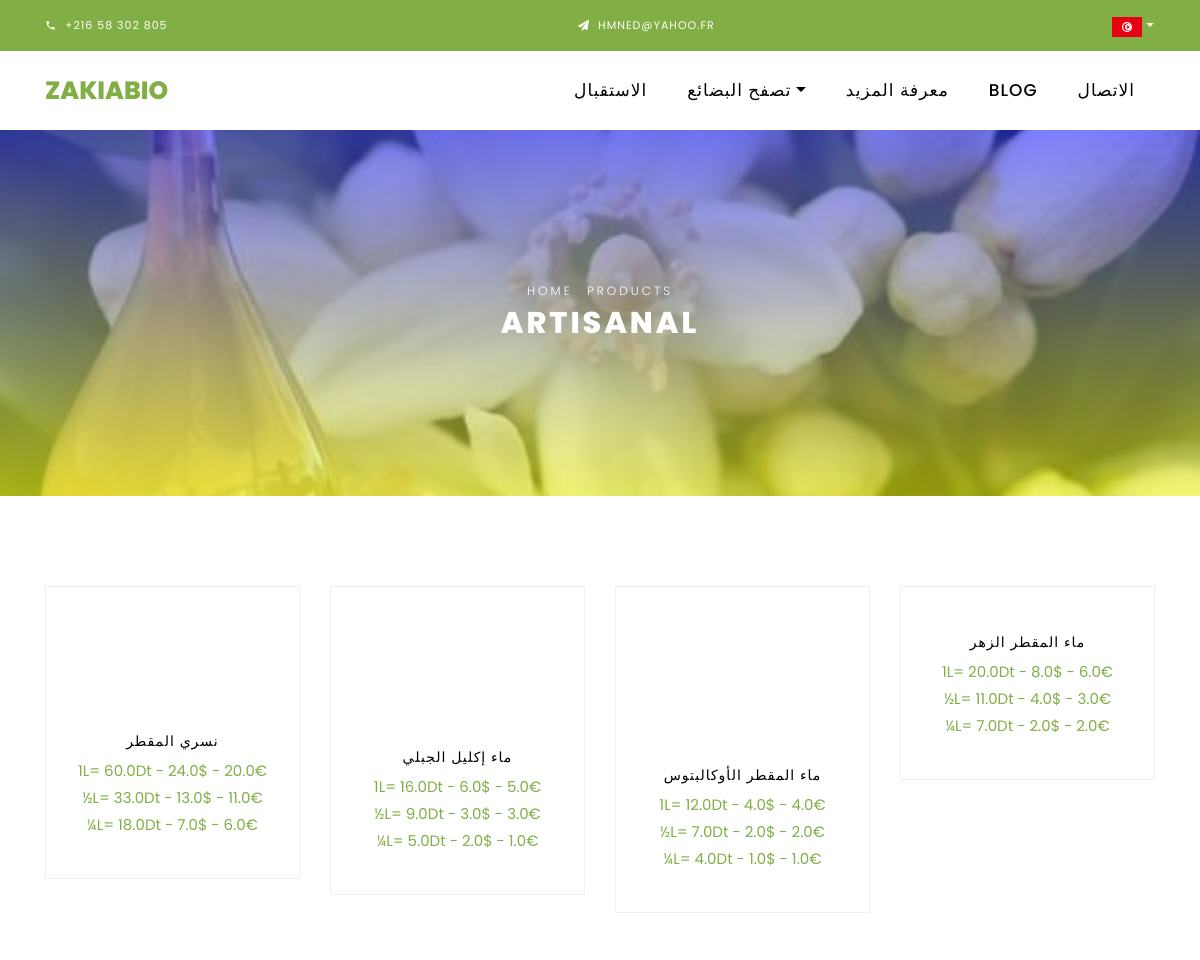
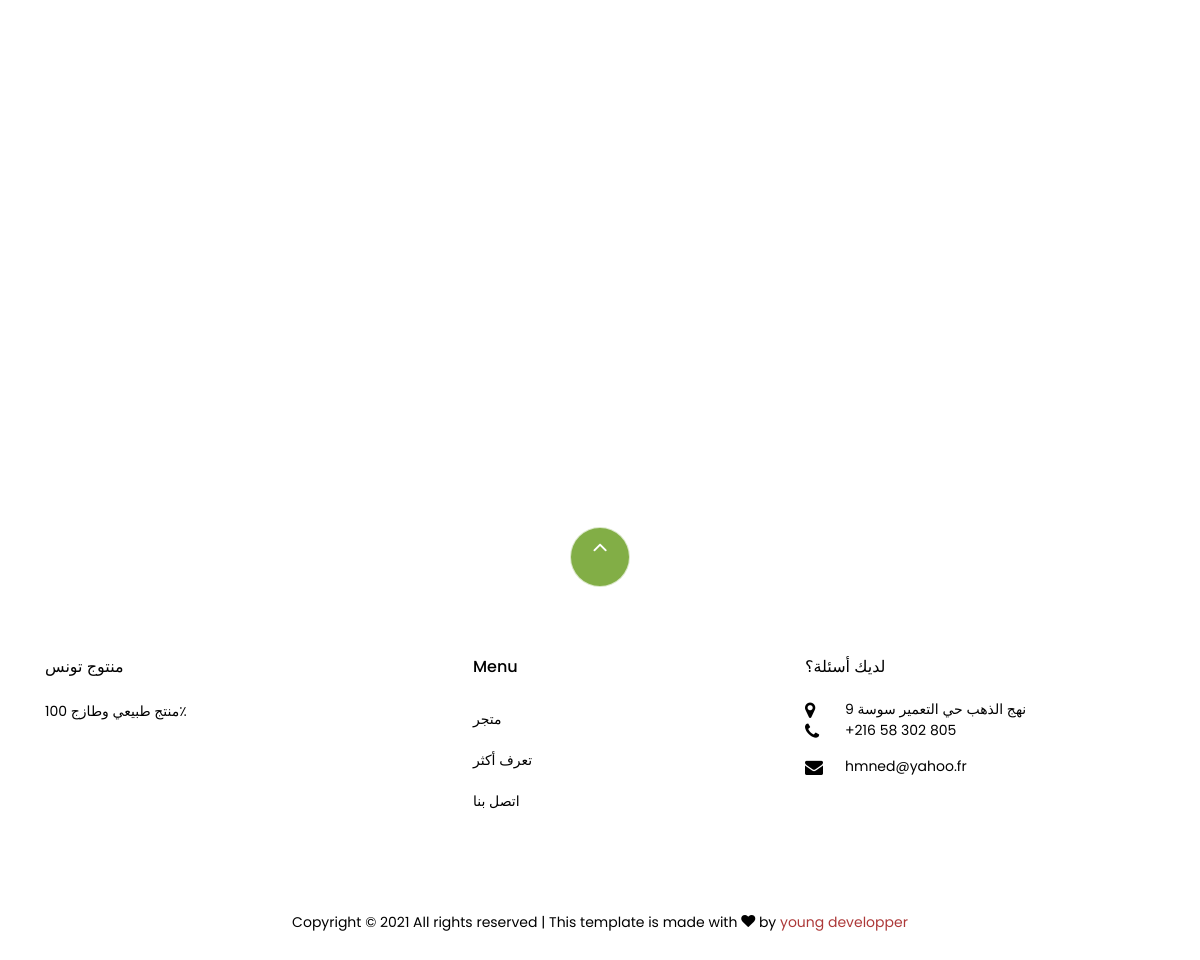
/ar/artisanal, run on the app's committed database (2 pictures, top to bottom).
### artisanalProd/models.py (models this page shows, shortened)
class ArtisanalProd(models.Model):
    ENtitle = models.CharField(max_length=200)
    FRtitle = models.CharField(max_length=200)
    ARtitle = models.CharField(max_length=200)
    image = models.ImageField(upload_to='pics')
    ENdescription = models.TextField(max_length=2000)
    FRdescription = models.TextField(max_length=2000)
    ARdescription = models.TextField(max_length=2000)
    pricedemikg = models.FloatField(max_length=1000)
    pricequartkg = models.FloatField(max_length=1000)
    price = models.FloatField(max_length=1000)
    slug = models.SlugField(unique=True)
    available = models.BooleanField(default=True)

### ar/views.py (the view)
# urls.py: path('artisanal', views.artisanal, name='artisanal'),
def artisanal(request):
    prods = ArtisanalProd.objects.all()
    return render(request, 'arab/artisanalar.html', context={"prods":prods})

### template/arab/artisanalar.html (shortened to what this page needs)
{% load static %}
{% load mathfilters %}
<!DOCTYPE html>
<html lang="en">
  <head>
    <link rel="stylesheet" href="{% static 'css/open-iconic-bootstrap.min.css' %}">
    <link rel="stylesheet" href="{% static 'css/animate.css' %}">
    <link rel="stylesheet" href="{% static 'css/owl.carousel.min.css' %}">
    <link rel="stylesheet" href="{% static 'css/owl.theme.default.min.css' %}">
    <link rel="stylesheet" href="{% static 'css/magnific-popup.css' %}">
    <link rel="stylesheet" href="{% static 'css/aos.css' %}">
    <link rel="stylesheet" href="{% static 'css/ionicons.min.css' %}">
    <link rel="stylesheet" href="{% static 'css/bootstrap-datepicker.css' %}">
    <link rel="stylesheet" href="{% static 'css/jquery.timepicker.css' %}">
    <link rel="stylesheet" href="{% static 'css/flaticon.css' %}">
    <link rel="stylesheet" href="{% static 'css/icomoon.css' %}">
    <link rel="stylesheet" href="{% static 'css/style.css' %}">
  </head>
  <body class="goto-here">
    <div class="py-1 bg-primary">
      <div class="container">
        <div class="row no-gutters d-flex align-items-start align-items-center px-md-0">
          <div class="col-lg-12 d-block">
            <div class="row d-flex">
              <div class="col-md pr-4 d-flex topper align-items-center">
                <div class="icon mr-2 d-flex justify-content-center align-items-center">
                  <span class="icon-phone2"></span>
                </div>
                <span class="text">+216 58 302 805</span>
              </div>
              <div class="col-md pr-4 d-flex topper align-items-center">
                <div class="icon mr-2 d-flex justify-content-center align-items-center">
                  <span class="icon-paper-plane"></span>
                </div>
                <span class="text">Hmned@yahoo.fr</span>
              </div>
              <div class="#">
                <a class="nav-link dropdown-toggle" href="#" id="dropdown04" data-toggle="dropdown" aria-haspopup="true"
                  aria-expanded="false" style="color: blanchedalmond;"><img src="{% static 'images/tn.svg' %}" alt=""
                    width="30px" length="30px" /></a>
              </div>
            </div>
          </div>
        </div>
      </div>
    </div>
    <nav class="navbar navbar-expand-lg navbar-dark ftco_navbar bg-dark ftco-navbar-light" id="ftco-navbar">
      <div class="container">
        <a class="navbar-brand" href="/">ZAKIABIO</a>
        <div class="collapse navbar-collapse" id="ftco-nav">
          <ul class="navbar-nav ml-auto">
            <li class="nav-item"><a href="/ar" class="nav-link">الاستقبال</a></li>
            <li class="nav-item dropdown">
              <a class="nav-link dropdown-toggle active" href="#" id="dropdown04" data-toggle="dropdown" aria-haspopup="true"
                aria-expanded="false">تصفح البضائع</a>
            </li>
            <li class="nav-item">
              <a href="/ar/about" class="nav-link">معرفة المزيد</a>
            </li>
            <li class="nav-item">
              <a href="/ar/blog" class="nav-link">Blog</a>
            </li>
            <li class="nav-item">
              <a href="/ar/contact" class="nav-link">الاتصال</a>
            </li>
          </ul>
        </div>
      </div>
    </nav>
    <div class="hero-wrap hero-bread" style="background-image:linear-gradient(rgba(0, 0, 255, 0.5), rgba(255, 255, 0, 0.5)), url({% static 'images/img44.jpg' %});">
      <div class="container">
        <div class="row no-gutters slider-text align-items-center justify-content-center">
          <div class="col-md-9 ftco-animate text-center">
          	<p class="breadcrumbs"><span class="mr-2"><a href="/">Home</a></span> <span>Products</span></p>
            <h1 class="mb-0 bread">Artisanal</h1>
          </div>
        </div>
      </div>
    </div>
    <section class="ftco-section">
    	<div class="container">
    		<div class="row">
          {% for a in prods %}
    			<div class="col-md-6 col-lg-3 ftco-animate">
    				<div class="product">
    					<a href="/ar/artisanal/{{ a.slug }}" target="_blank" class="img-prod"><img class="img-fluid" src="{{ a.image.url }}" alt="Colorlib Template">
    					</a>
    					<div class="text py-3 pb-4 px-3 text-center">
    						<h3><a href="#">{{ a.ARtitle }}</a></h3>
    						<div class="d-flex">
    							<div class="pricing">
                    <p class="price">1L= <span class="price-sale">{{ a.price}}Dt - {{ a.price|intdiv:2.5 }}$ - {{ a.price|intdiv:3 }}€</span>
                    <p class="price">½L= <span class="price-sale">{{ a.pricedemikg }}Dt - {{ a.pricedemikg|intdiv:2.5 }}$ - {{ a.pricedemikg|intdiv:3 }}€</p></span>
                    <p class="price">¼L= <span class="price-sale">{{ a.pricequartkg }}Dt - {{ a.pricequartkg|intdiv:2.5 }}$ - {{ a.pricequartkg|intdiv:3 }}€</p></span>
                      </p>
		    					</div>
	    					</div>
    					</div>
    				</div>
          </div>
          {% endfor %}
    		</div>
    	</div>
    </section>
    <footer class="ftco-footer ftco-section">
      <div class="container">
        <div class="row">
          <div class="mouse">
            <a href="#" class="mouse-icon">
              <div class="mouse-wheel">
                <span class="ion-ios-arrow-up"></span>
              </div>
            </a>
          </div>
        </div>
        <div class="row mb-5">
          <div class="col-md">
            <div class="ftco-footer-widget mb-4">
              <h2 class="ftco-heading-2">منتوج تونس</h2>
              <p>
                منتج طبيعي وطازج 100٪
              </p>
              <ul class="ftco-footer-social list-unstyled float-md-left float-lft mt-5">
              </ul>
            </div>
          </div>
          <div class="col-md">
            <div class="ftco-footer-widget mb-4 ml-md-5">
              <h2 class="ftco-heading-2">Menu</h2>
              <ul class="list-unstyled">
                <li><a href="shop" class="py-2 d-block">متجر</a></li>
                <li><a href="about" class="py-2 d-block">تعرف أكثر</a></li>
                <li><a href="contact" class="py-2 d-block">اتصل بنا</a></li>
              </ul>
            </div>
          </div>
          <div class="col-md">
            <div class="ftco-footer-widget mb-4">
              <h2 class="ftco-heading-2">لديك أسئلة؟</h2>
              <div class="block-23 mb-3">
                <ul>
                  <li>
                    <span class="icon icon-map-marker"></span><span class="text">9 نهج الذهب حي التعمير سوسة</span>
                  </li>
                  <li>
                    <a href="#"><span class="icon icon-phone"></span><span class="text">+216 58 302 805</span></a>
                  </li>
                  <li>
                    <a href="#"><span class="icon icon-envelope"></span><span
                        class="text">hmned@yahoo.fr</span></a>
                  </li>
                </ul>
              </div>
            </div>
          </div>
        </div>
        <div class="row">
          <div class="col-md-12 text-center">
            <p>
              Copyright &copy;
              All rights reserved | This template is made with
              <i class="icon-heart color-danger" aria-hidden="true"></i> by
              <a href="#" target="_blank">young developper</a>
            </p>
          </div>
        </div>
      </div>
    </footer>
  </body>
</html>

### static/css/icomoon.css (style rules this page uses)
[class^="icon-"], [class*=" icon-"] { font-family: 'icomoon' !important; speak: none; font-style: normal; font-weight: normal; font-variant: normal; text-transform: none; line-height: 1; -webkit-font-smoothing: antialiased; -moz-osx-font-smoothing: grayscale; }
.icon-heart:before { content: "\f004"; }
.icon-map-marker:before { content: "\f041"; }
.icon-phone:before { content: "\f095"; }
.icon-envelope:before { content: "\f0e0"; }
.icon-paper-plane:before { content: "\f1d8"; }
.icon-phone2:before { content: "\e0cd"; }

### data on the page
ArtisanalProd: ARtitle "نسري المقطر", price "60.0", price "24.0", price "20.0", pricedemikg "33.0", pricedemikg "13.0", pricedemikg "11.0", pricequartkg "18.0", pricequartkg "7.0", pricequartkg "6.0"
ArtisanalProd: ARtitle "ماء إكليل الجبلي", price "16.0", price "6.0", price "5.0", pricedemikg "9.0", pricedemikg "3.0", pricequartkg "5.0", pricequartkg "2.0", pricequartkg "1.0"
ArtisanalProd: ARtitle "ماء المقطر الأوكالبتوس", price "12.0", price "4.0", pricedemikg "7.0", pricedemikg "2.0", pricequartkg "4.0", pricequartkg "1.0"
ArtisanalProd: ARtitle "ماء المقطر الزهر", price "20.0", price "8.0", price "6.0", pricedemikg "11.0", pricedemikg "4.0", pricedemikg "3.0", pricequartkg "7.0", pricequartkg "2.0"
